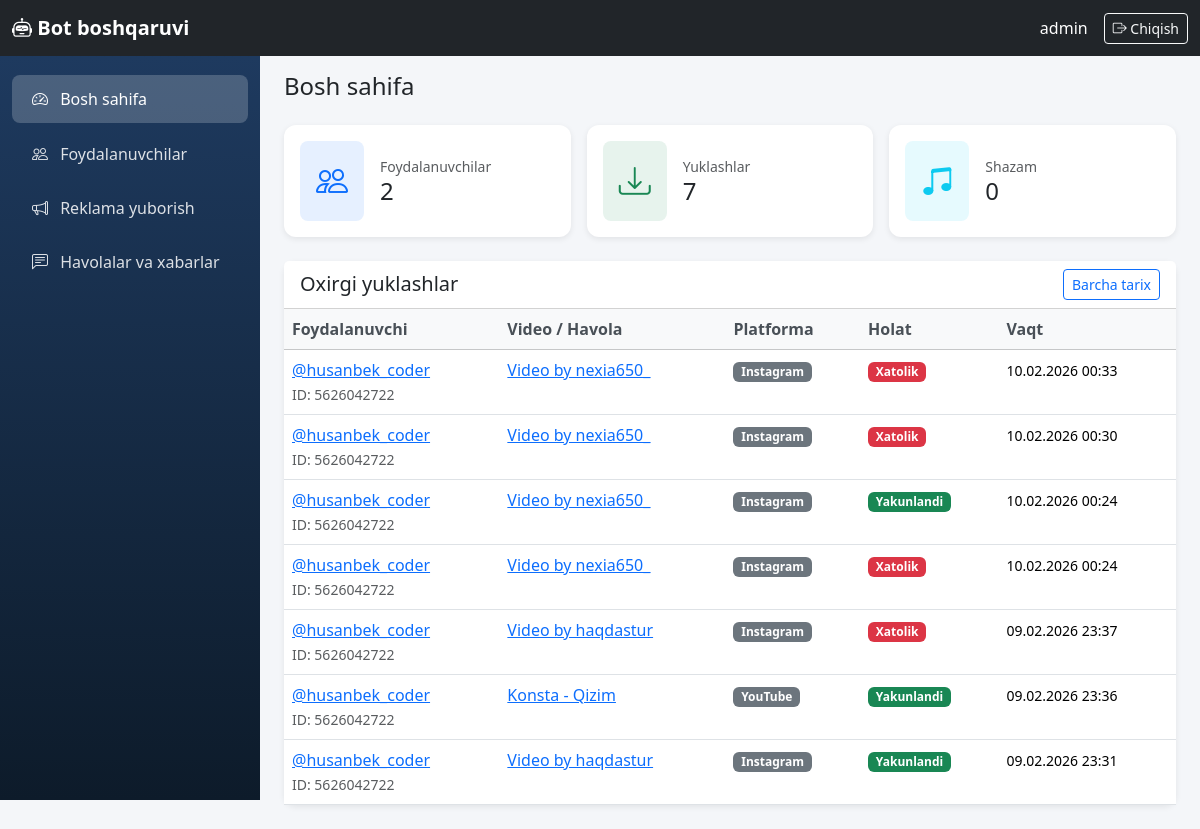
Page /boshqaruv/ (signed in) on the earlier database version.
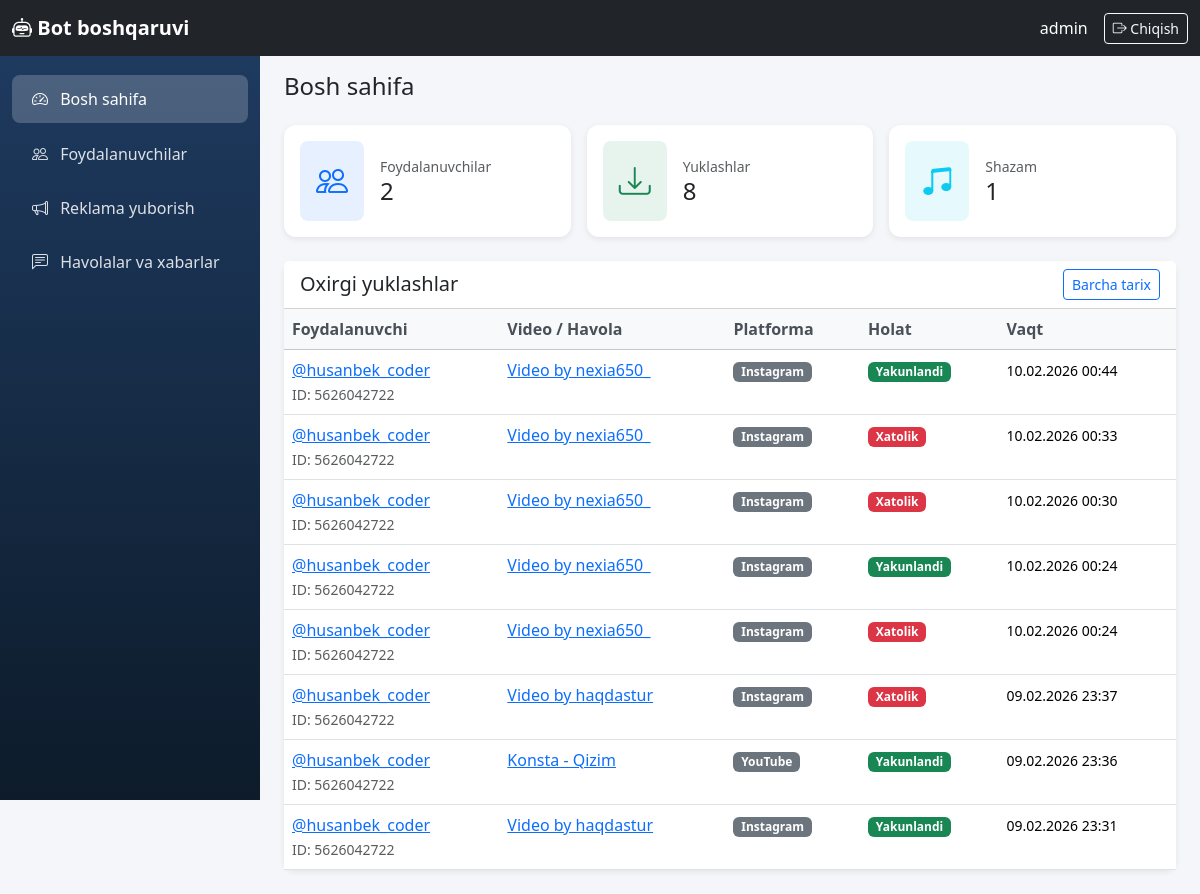
Same page on the later database version.
### core/models.py (models this page shows, shortened)
class DownloadHistory(models.Model):
    STATUS_CHOICES = [
        ('pending', 'Kutilmoqda'),
        ('processing', 'Ishlanmoqda'),
        ('completed', 'Yakunlandi'),
        ('failed', 'Xatolik'),
    ]
    PLATFORM_CHOICES = [
        ('youtube', 'YouTube'),
        ('instagram', 'Instagram'),
        ('tiktok', 'TikTok'),
        ('snapchat', 'Snapchat'),
        ('likee', 'Likee'),
        ('other', 'Boshqa'),
    ]
    user = models.ForeignKey(
        TelegramUser,
        on_delete=models.CASCADE,
        related_name='downloads',
        verbose_name='Foydalanuvchi',
    )
    video_url = models.URLField(max_length=500, verbose_name='Video havolasi')
    video_title = models.CharField(max_length=500, verbose_name='Video nomi')
    platform = models.CharField(max_length=20, choices=PLATFORM_CHOICES, default='other', verbose_name='Platforma')
    format_label = models.CharField(max_length=50, verbose_name='Format')
    status = models.CharField(max_length=20, choices=STATUS_CHOICES, default='pending', verbose_name='Holat')
    file_size = models.BigIntegerField(null=True, blank=True, verbose_name='Fayl hajmi (bayt)')
    error_message = models.TextField(blank=True, null=True, verbose_name='Xatolik xabari')
    downloaded_at = models.DateTimeField(auto_now_add=True, verbose_name='Yuklangan vaqt')
    completed_at = models.DateTimeField(null=True, blank=True, verbose_name='Yakunlangan vaqt')
    class Meta:
        verbose_name = 'Yuklash tarixi'
        verbose_name_plural = 'Yuklash tarixi'
        ordering = ['-downloaded_at']

class TelegramUser(models.Model):
    telegram_id = models.BigIntegerField(unique=True, verbose_name='Telegram ID')
    username = models.CharField(max_length=255, blank=True, null=True, verbose_name='Username')
    first_name = models.CharField(max_length=255, verbose_name='Ism')
    last_name = models.CharField(max_length=255, blank=True, null=True, verbose_name='Familiya')
    created_at = models.DateTimeField(auto_now_add=True, verbose_name='Ro\'yxatdan o\'tgan vaqt')
    last_active = models.DateTimeField(auto_now=True, verbose_name='Oxirgi faollik')
    download_count = models.PositiveIntegerField(default=0, verbose_name='Yuklashlar soni')
    is_premium = models.BooleanField(default=False, verbose_name='Premium')
    is_banned = models.BooleanField(default=False, verbose_name='Bloklangan')
    class Meta:
        verbose_name = 'Foydalanuvchi'
        verbose_name_plural = 'Foydalanuvchilar'
        ordering = ['-last_active']
    def __str__(self):
        if self.username:
            return f'@{self.username}'
        return self.first_name

### dashboard/views.py (the view)
# urls.py: path('boshqaruv/', views.home_view, name='home'),
@login_required(login_url='dashboard:login')
def home_view(request):
    total_users = TelegramUser.objects.count()
    total_downloads = DownloadHistory.objects.count()
    total_shazam = ShazamLog.objects.count()
    recent_downloads = DownloadHistory.objects.select_related('user').order_by('-downloaded_at')[:15]
    context = {
        'total_users': total_users,
        'total_downloads': total_downloads,
        'total_shazam': total_shazam,
        'recent_downloads': recent_downloads,
    }
    return render(request, 'dashboard/home.html', context)

### templates/dashboard/home.html (shortened to what this page needs)
{% extends 'dashboard/base.html' %}
{% block content %}
<h1 class="h4 mb-4">Bosh sahifa</h1>
<div class="row g-3 mb-4">
    <div class="col-md-4">
        <div class="card stat-card h-100">
            <div class="card-body d-flex align-items-center">
                <div class="rounded-3 bg-primary bg-opacity-10 p-3 me-3">
                    <i class="bi bi-people text-primary" style="font-size: 2rem;"></i>
                </div>
                <div>
                    <div class="text-muted small">Foydalanuvchilar</div>
                    <div class="h4 mb-0">{{ total_users }}</div>
                </div>
            </div>
        </div>
    </div>
    <div class="col-md-4">
        <div class="card stat-card h-100">
            <div class="card-body d-flex align-items-center">
                <div class="rounded-3 bg-success bg-opacity-10 p-3 me-3">
                    <i class="bi bi-download text-success" style="font-size: 2rem;"></i>
                </div>
                <div>
                    <div class="text-muted small">Yuklashlar</div>
                    <div class="h4 mb-0">{{ total_downloads }}</div>
                </div>
            </div>
        </div>
    </div>
    <div class="col-md-4">
        <div class="card stat-card h-100">
            <div class="card-body d-flex align-items-center">
                <div class="rounded-3 bg-info bg-opacity-10 p-3 me-3">
                    <i class="bi bi-music-note-beamed text-info" style="font-size: 2rem;"></i>
                </div>
                <div>
                    <div class="text-muted small">Shazam</div>
                    <div class="h4 mb-0">{{ total_shazam }}</div>
                </div>
            </div>
        </div>
    </div>
</div>
<div class="card">
    <div class="card-header bg-white d-flex justify-content-between align-items-center">
        <h5 class="mb-0">Oxirgi yuklashlar</h5>
        <a href="{% url 'dashboard:history' %}" class="btn btn-sm btn-outline-primary">Barcha tarix</a>
    </div>
    <div class="card-body p-0">
        <div class="table-responsive">
            <table class="table table-hover mb-0">
                <thead class="table-light">
                    <tr>
                        <th>Foydalanuvchi</th>
                        <th>Video / Havola</th>
                        <th>Platforma</th>
                        <th>Holat</th>
                        <th>Vaqt</th>
                    </tr>
                </thead>
                <tbody>
                    {% for d in recent_downloads %}
                    <tr>
                        <td>
                            <a href="{% url 'dashboard:user_detail' d.user.pk %}">{{ d.user }}</a>
                            <br><small class="text-muted">ID: {{ d.user.telegram_id }}</small>
                        </td>
                        <td class="link-cell" title="{{ d.video_url }}">
                            <a href="{{ d.video_url }}" target="_blank" rel="noopener">{{ d.video_title|truncatewords:6 }}</a>
                        </td>
                        <td><span class="badge platform-badge bg-secondary">{{ d.get_platform_display }}</span></td>
                        <td>
                            {% if d.status == 'completed' %}<span class="badge bg-success">Yakunlandi</span>
                            {% elif d.status == 'failed' %}<span class="badge bg-danger">Xatolik</span>
                            {% else %}<span class="badge bg-warning text-dark">{{ d.get_status_display }}</span>{% endif %}
                        </td>
                        <td><small>{{ d.downloaded_at|date:"d.m.Y H:i" }}</small></td>
                    </tr>
                    {% empty %}
                    <tr><td colspan="5" class="text-center text-muted py-4">Hali yuklashlar yoʻq</td></tr>
                    {% endfor %}
                </tbody>
            </table>
        </div>
    </div>
</div>
{% endblock %}

Differences in the rows shown:
added DownloadHistory: user "@husanbek_coder", user.telegram_id "5626042722", video_title "Video by nexia650_", platform "Instagram", status "Yakunlandi", downloaded_at "10.02.2026 00:44"
Other differences:
{{ total_downloads }}: "7" → "8"
{{ total_shazam }}: "0" → "1"
